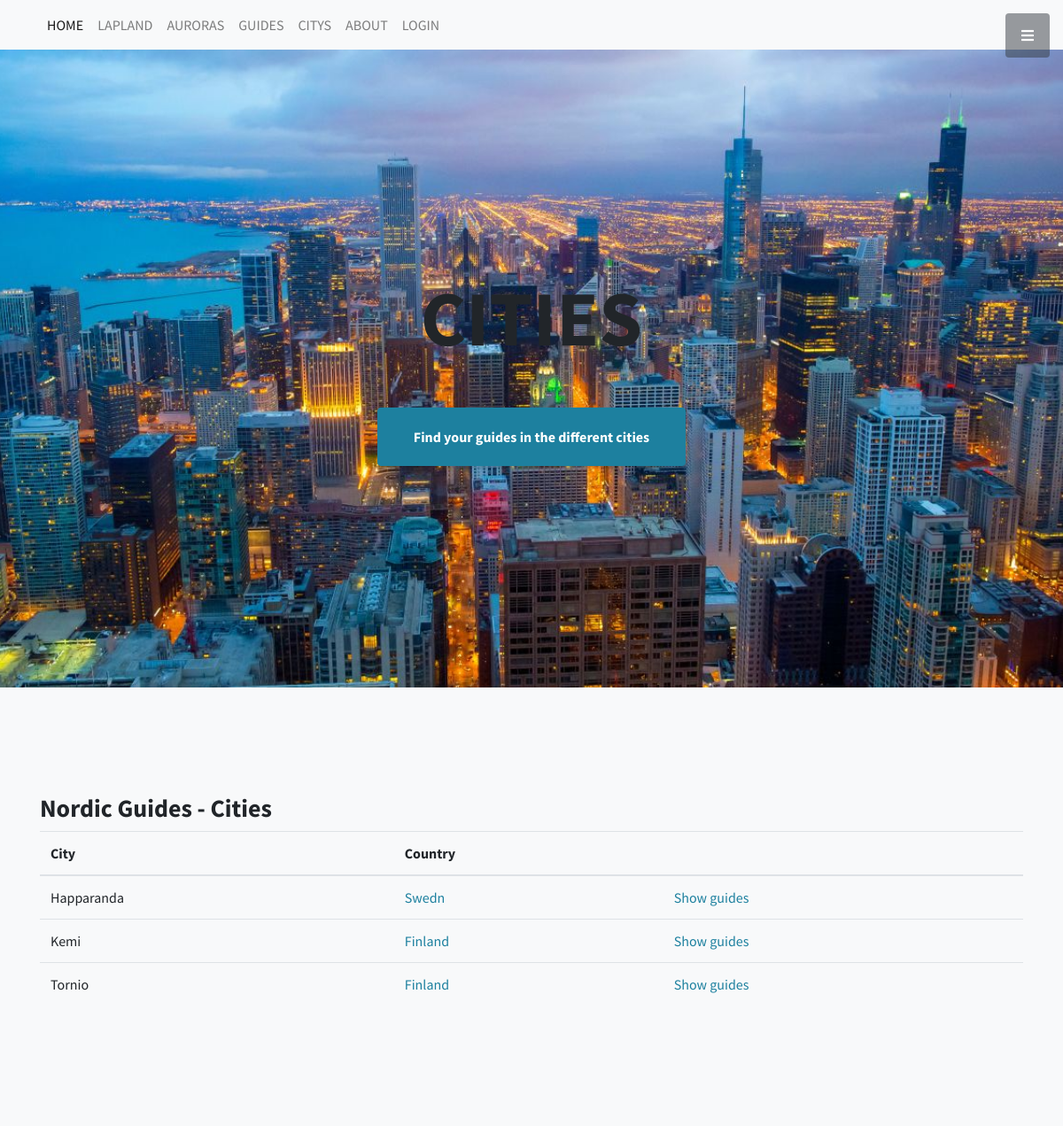
Page /FinalAssigment/index.php?page=cities on the committed database.
### tables this page shows
CREATE TABLE `cities` (
  `cityID` int(11) NOT NULL,
  `cityname` varchar(30) NOT NULL,
  `country` varchar(30) NOT NULL
);

### FinalAssigment/cities.php (the view, shortened to what this page needs)
  <header class="masthead d-flex" id="cities-page">
    <div class="container text-center my-auto">
      <h1 class="mb-1" >CITIES</h1>
      <a class="btn btn-primary btn-xl js-scroll-trigger" href="#cities">Find your guides in the different cities</a>
    </div>
  </header>
  <section class="content-section bg-light" id="cities">
    <div class="container">
<h3>Nordic Guides - Cities</h3>
<table class="table table-hover">
    <thead>
      <tr>
        <th>City</th>
        <th>Country</th>
		<th></th>
      </tr>
    </thead>
    <tbody>
      <?php
        include('../php/dbConnect.php');
        $sql="SELECT cityID,cityname,country FROM cities ORDER BY cityname";
        $result=$conn->query($sql);
        while($row=$result->fetch_assoc()){
            echo '<tr>';
            echo '<td>';
            echo $row['cityname'];
            echo '</td>';
            echo '<td><a href="index.php?page=countryCities&country='.$row['country'].'">'.$row['country'].'</a></td>';
			echo '<td><a href="index.php?page=cityguides&cityID='.$row['cityID'].'">Show guides</a></td>';
            echo '</tr>';
        }
      ?>
    </tbody>
</table>

### rows in the picture
cities: cityname "Happaranda", country "Swedn"
cities: cityname "Kemi", country "Finland"
cities: cityname "Tornio", country "Finland"
